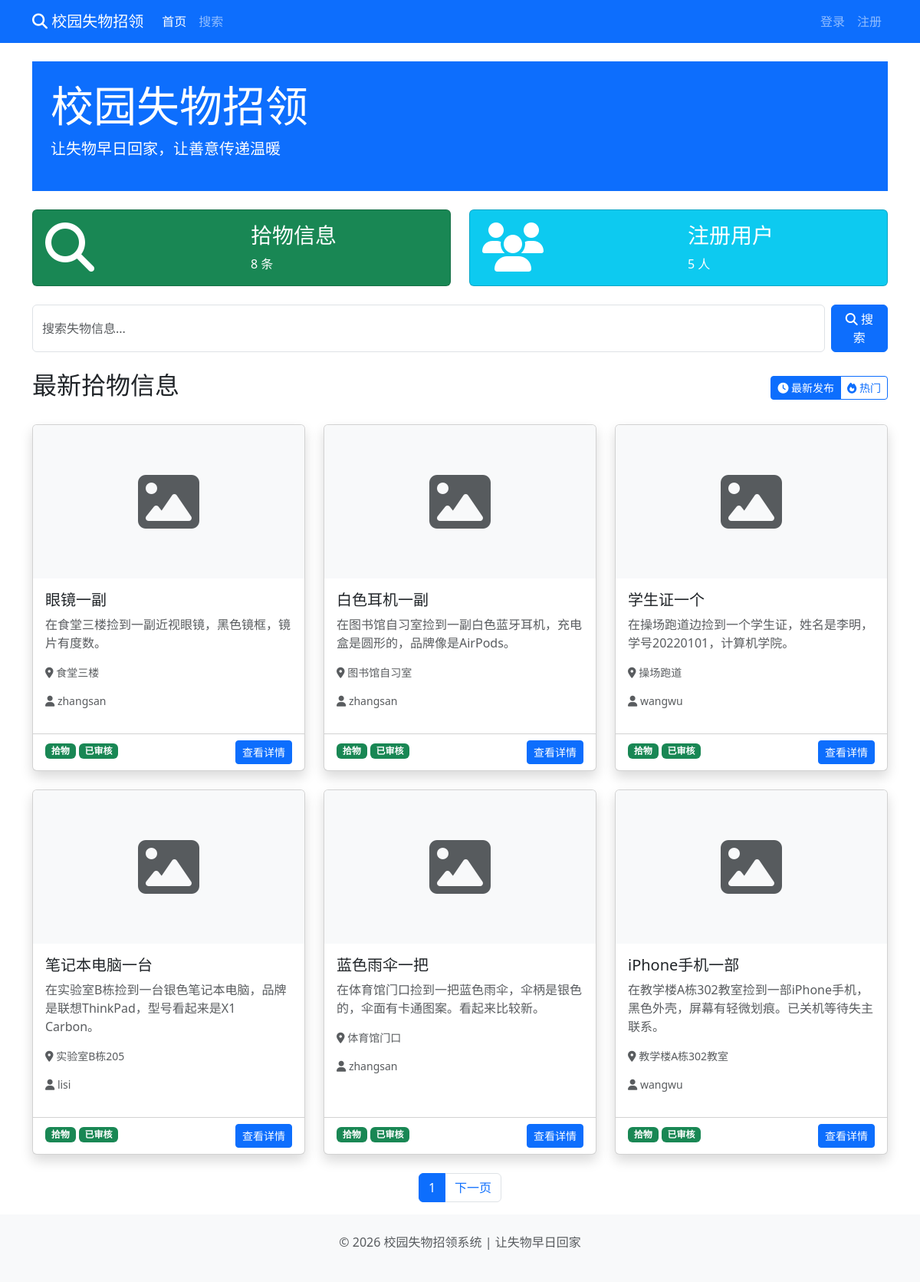
Before: / with the older database file.
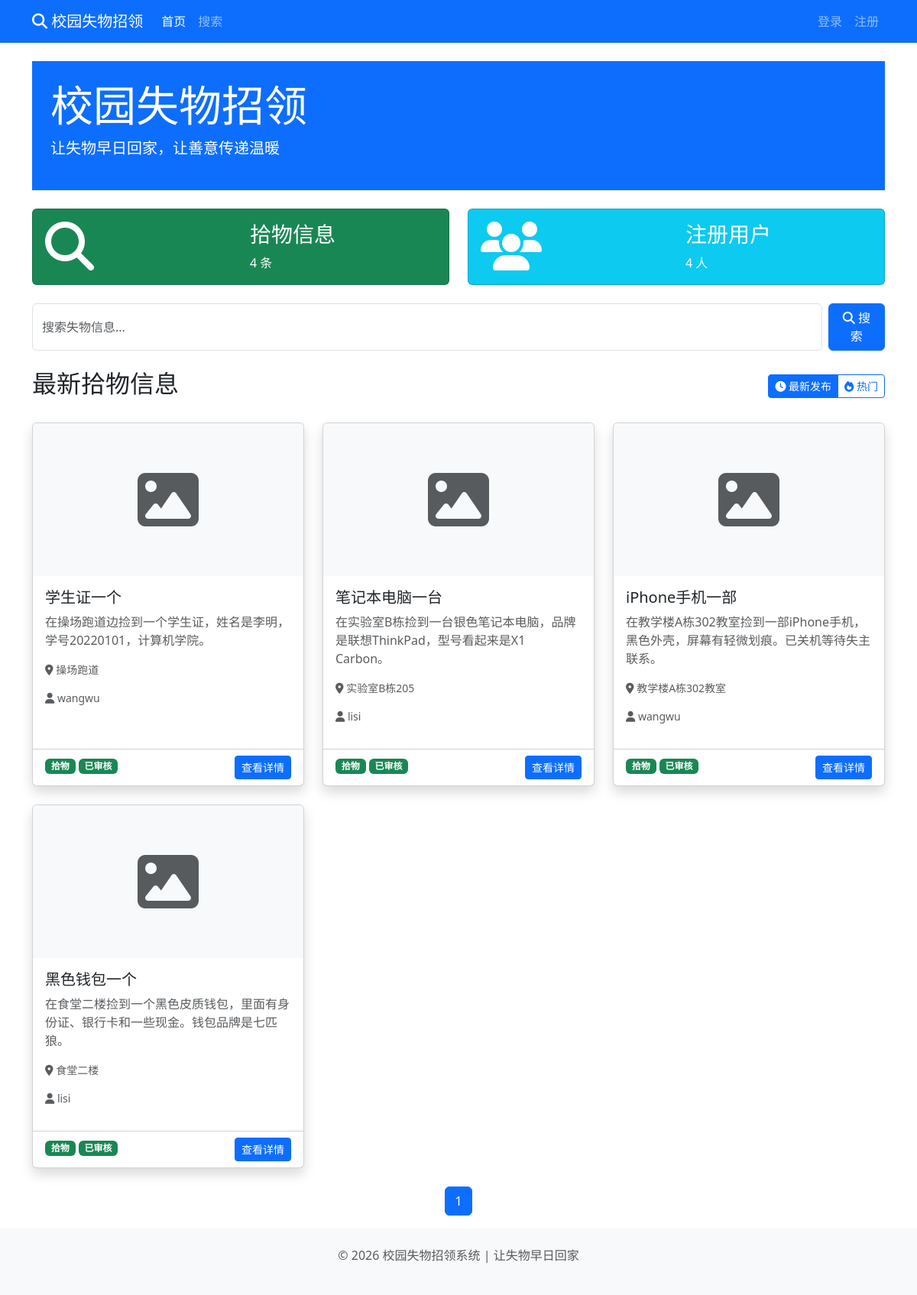
After: the same page with the newer database file.
### app.py (models this page shows, shortened)
class Post(db.Model):
    id = db.Column(db.Integer, primary_key=True)
    title = db.Column(db.String(100), nullable=False)
    description = db.Column(db.Text, nullable=False)
    pickup_time = db.Column(db.String(50), nullable=False)
    location = db.Column(db.String(100), nullable=False)
    place_location = db.Column(db.String(100), nullable=False)
    image = db.Column(db.String(200))
    author_id = db.Column(db.Integer, db.ForeignKey('user.id', ondelete='CASCADE'), nullable=False)
    post_type = db.Column(db.String(10), default='found')
    status = db.Column(db.String(20), default='pending')
    created_at = db.Column(db.DateTime, default=datetime.datetime.now)
    author = db.relationship('User', backref=db.backref('posts', lazy=True))

class User(UserMixin, db.Model):
    id = db.Column(db.Integer, primary_key=True)
    username = db.Column(db.String(80), unique=True, nullable=False)
    password_hash = db.Column(db.String(120), nullable=False)
    role = db.Column(db.String(20), default='user')
    created_at = db.Column(db.DateTime, default=datetime.datetime.now)

### app.py (the view)
@app.route('/')
def index():
    page = request.args.get('page', 1, type=int)
    sort = request.args.get('sort', 'time', type=str)
    if sort == 'hot':
        posts = Post.query.filter_by(status='approved').order_by(Post.created_at.desc()).paginate(page=page, per_page=6)
    else:
        posts = Post.query.filter_by(status='approved').order_by(Post.created_at.desc()).paginate(page=page, per_page=6)
    total_posts = Post.query.filter_by(status='approved').count()
    total_users = User.query.count()
    return render_template('index.html', posts=posts.items, page=page, total_pages=posts.pages, total_posts=total_posts, total_users=total_users, sort=sort)

### templates/index.html (shortened to what the changed rows need)
{% extends "base.html" %}
{% block content %}
<div class="mb-4">
    <div class="bg-primary text-white p-4 rounded-lg">
        <h1 class="display-4">校园失物招领</h1>
    </div>
</div>
<div class="row mb-4">
    <div class="col-md-6">
        <div class="card bg-success text-white">
            <div class="card-body">
                <div class="row">
                    <div class="col-6 text-right">
                        <h3 class="card-title">拾物信息</h3>
                        <p class="card-text">{{ total_posts }} 条</p>
                    </div>
                </div>
            </div>
        </div>
    </div>
    <div class="col-md-6">
        <div class="card bg-info text-white">
            <div class="card-body">
                <div class="row">
                    <div class="col-6 text-right">
                        <h3 class="card-title">注册用户</h3>
                        <p class="card-text">{{ total_users }} 人</p>
                    </div>
                </div>
            </div>
        </div>
    </div>
</div>
<div class="mb-4">
    <div class="d-flex justify-content-between align-items-center">
        <h2>最新拾物信息</h2>
    </div>
</div>
<div class="row row-cols-1 row-cols-md-2 row-cols-lg-3 g-4">
    {% for post in posts %}
    <div class="col">
        <div class="card h-100 shadow">
            {% if post.image %}
            <img src="{{ url_for('static', filename='images/' + post.image) }}" class="card-img-top" alt="物品图片" style="height: 200px; object-fit: cover;">
            {% else %}
            <div class="card-img-top bg-light d-flex align-items-center justify-content-center" style="height: 200px;">
                <i class="fas fa-image fa-5x text-muted"></i>
            </div>
            {% endif %}
            <div class="card-body">
                <h5 class="card-title">{{ post.title }}</h5>
                <p class="card-text text-muted">{{ post.description[:50] }}{% if post.description|length > 50 %}...{% endif %}</p>
                <div class="small text-muted">
                    <p><i class="fas fa-map-marker-alt"></i> {{ post.location }}</p>
                    <p><i class="fas fa-user"></i> {{ post.author.username }}</p>
                </div>
            </div>
            <div class="card-footer bg-transparent">
                <span class="badge bg-{{ 'success' if post.post_type == 'found' else 'danger' }}">
                    {{ '拾物' if post.post_type == 'found' else '失物' }}
                </span>
                <span class="badge bg-{{ 'success' if post.status == 'approved' else 'warning' }}">
                    {{ '已审核' if post.status == 'approved' else '待审核' }}
                </span>
                <a href="{{ url_for('post_detail', post_id=post.id) }}" class="btn btn-primary float-end btn-sm">
                    查看详情
                </a>
            </div>
        </div>
    </div>
    {% else %}
    <div class="col-12 text-center py-8">
        <i class="fas fa-inbox fa-5x text-muted mb-3"></i>
        <p class="text-muted">暂无拾物信息，快来发布第一条吧！</p>
    </div>
    {% endfor %}
</div>
{% if posts %}
<div class="mt-4">
    <nav aria-label="分页">
        <ul class="pagination justify-content-center">
            {% if page < total_pages %}
            <li class="page-item">
                <a class="page-link" href="{{ url_for('index', page=page+1) }}">下一页</a>
            </li>
            {% endif %}
        </ul>
    </nav>
</div>
{% endif %}
{% endblock %}

Changed rows visible on the page:
removed Post: title "眼镜一副", description "在食堂三楼捡到一副近视眼镜，黑色镜框，镜片有度数。", location "食堂三楼", author.username "zhangsan", post_type "拾物", status "已审核"
removed Post: title "白色耳机一副", description "在图书馆自习室捡到一副白色蓝牙耳机，充电盒是圆形的，品牌像是AirPods。", location "图书馆自习室", author.username "zhangsan", post_type "拾物", status "已审核"
removed Post: title "蓝色雨伞一把", description "在体育馆门口捡到一把蓝色雨伞，伞柄是银色的，伞面有卡通图案。看起来比较新。", location "体育馆门口", author.username "zhangsan", post_type "拾物", status "已审核"
now on this page (row unchanged): Post: title "黑色钱包一个", description "在食堂二楼捡到一个黑色皮质钱包，里面有身份证、银行卡和一些现金。钱包品牌是七匹狼。", location "食堂二楼", author.username "lisi", post_type "拾物", status "已审核"
Other visible differences:
{{ total_posts }}: "8" → "4"
{{ total_users }}: "5" → "4"
text no longer shown: "下一页"
